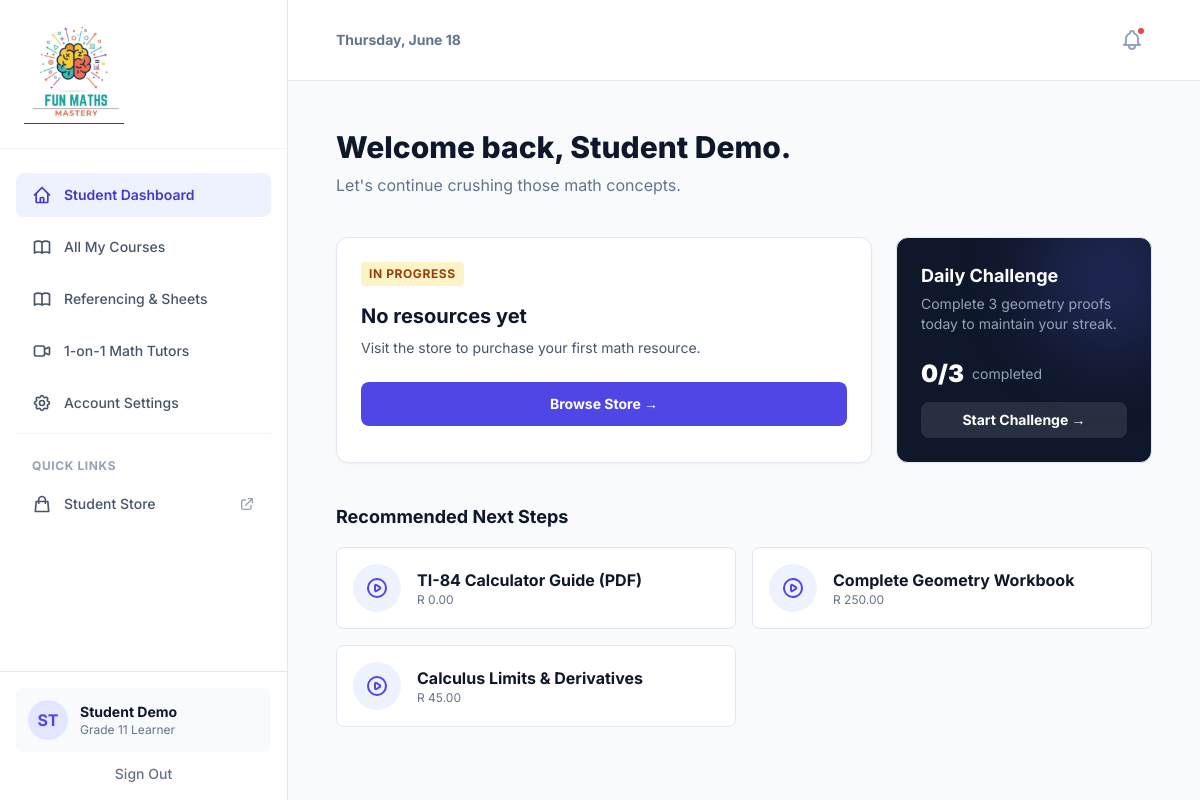
Page /app/dashboard.php (signed in) on the committed database.
### tables this page shows
CREATE TABLE products (
            id INTEGER PRIMARY KEY AUTOINCREMENT,
            title TEXT NOT NULL,
            description TEXT,
            price REAL NOT NULL,
            category TEXT DEFAULT 'General',
            file_type TEXT CHECK(file_type IN ('pdf','link')) NOT NULL,
            file_path TEXT NOT NULL,
            is_active INTEGER DEFAULT 1,
            created_at DATETIME DEFAULT CURRENT_TIMESTAMP
        );

### app/config/functions.php (called while the page is built, shortened)
<?php
function getUserPurchasedProducts($userId) {
    global $pdo;
    $stmt = $pdo->prepare("
        SELECT p.*, upa.purchase_date
        FROM user_product_access upa
        JOIN products p ON upa.product_id = p.id
        WHERE upa.user_id = ?
        ORDER BY upa.purchase_date DESC
    ");
    $stmt->execute([$userId]);
    return $stmt->fetchAll(PDO::FETCH_ASSOC);
}
function h($string) {
    return htmlspecialchars($string, ENT_QUOTES, 'UTF-8');
}
function getRecommendedProducts($userId, $limit = 3) {
    global $pdo;
    $stmt = $pdo->prepare("
        SELECT * FROM products
        WHERE is_active = 1
        AND id NOT IN (SELECT product_id FROM user_product_access WHERE user_id = ?)
        ORDER BY id DESC
        LIMIT ?
    ");
    $stmt->execute([$userId, $limit]);
    return $stmt->fetchAll(PDO::FETCH_ASSOC);
}
    ?>

### app/dashboard.php (the view, shortened to what this page needs)
<?php
require_once 'config/db.php';
require_once 'config/functions.php';
$userId = $_SESSION['user_id'];
$userName = $_SESSION['user_name'];
$purchased = getUserPurchasedProducts($userId);
$recommended = getRecommendedProducts($userId, 3);
?>
<!DOCTYPE html>
<html lang="en">
<head>
    <script src="https://cdn.tailwindcss.com"></script>
</head>
<body class="bg-slate-50 text-slate-900 font-sans antialiased h-screen overflow-hidden flex">
    <aside id="sidebar" class="w-72 bg-white border-r border-slate-200 flex flex-col justify-between z-30 fixed lg:static h-full closed shadow-2xl lg:shadow-none transform -translate-x-full lg:translate-x-0">
        <div class="flex flex-col h-full">
            <div class="px-6 py-6 border-b border-slate-100 flex justify-between items-center">
                <a href="dashboard.php" class="flex items-center gap-2">
                    <img src="assets/logo.jpeg" alt="Fun Maths Mastery" width="100" height="100">
                </a>
            </div>
            <div class="flex-1 overflow-y-auto px-4 py-6 flex flex-col">
                <nav class="space-y-2 flex-1">
                    <a href="dashboard.php" class="w-full flex items-center gap-3 px-4 py-3 text-sm font-semibold rounded-lg bg-brand-50 text-brand-700">
                        <svg class="w-5 h-5" fill="none" stroke="currentColor" viewBox="0 0 24 24"><path stroke-linecap="round" stroke-linejoin="round" stroke-width="2" d="M3 12l2-2m0 0l7-7 7 7M5 10v10a1 1 0 001 1h3m10-11l2 2m-2-2v10a1 1 0 01-1 1h-3m-6 0a1 1 0 001-1v-4a1 1 0 011-1h2a1 1 0 011 1v4a1 1 0 001 1m-6 0h6"></path></svg>
                        Student Dashboard
                    </a>
                    <a href="my-courses.php" class="w-full flex items-center gap-3 px-4 py-3 text-sm font-medium rounded-lg text-slate-600 hover:text-slate-900 hover:bg-slate-50">
                        All My Courses
                    </a>
                    <a href="library.php" class="w-full flex items-center gap-3 px-4 py-3 text-sm font-medium rounded-lg text-slate-600 hover:text-slate-900 hover:bg-slate-50">
                        Referencing & Sheets
                    </a>
                    <a href="tutoring.php" class="w-full flex items-center gap-3 px-4 py-3 text-sm font-medium rounded-lg text-slate-600 hover:text-slate-900 hover:bg-slate-50">
                        <svg class="w-5 h-5" fill="none" stroke="currentColor" viewBox="0 0 24 24"><path stroke-linecap="round" stroke-linejoin="round" stroke-width="2" d="M15 10l4.553-2.276A1 1 0 0121 8.618v6.764a1 1 0 01-1.447.894L15 14M5 18h8a2 2 0 002-2V8a2 2 0 00-2-2H5a2 2 0 00-2 2v8a2 2 0 002 2z"></path></svg>
                        1-on-1 Math Tutors
                    </a>
                    <a href="settings.php" class="w-full flex items-center gap-3 px-4 py-3 text-sm font-medium rounded-lg text-slate-600 hover:text-slate-900 hover:bg-slate-50">
                        Account Settings
                    </a>
                    <div class="mt-8 mb-2 px-4 text-xs font-bold text-slate-400 uppercase tracking-wider border-t border-slate-100 pt-6">Quick Links</div>
                    <a href="store.php" class="flex items-center gap-3 px-4 py-3 text-sm font-medium rounded-lg text-slate-600 hover:text-slate-900 hover:bg-slate-50 justify-between">
                        <span class="flex items-center gap-3"><svg class="w-5 h-5" fill="none" stroke="currentColor" viewBox="0 0 24 24"><path stroke-linecap="round" stroke-linejoin="round" stroke-width="2" d="M16 11V7a4 4 0 00-8 0v4M5 9h14l1 12H4L5 9z"></path></svg>Student Store</span>
                        <svg class="w-4 h-4 text-slate-400" fill="none" stroke="currentColor" viewBox="0 0 24 24"><path stroke-linecap="round" stroke-linejoin="round" stroke-width="2" d="M10 6H6a2 2 0 00-2 2v10a2 2 0 002 2h10a2 2 0 002-2v-4M14 4h6m0 0v6m0-6L10 14"></path></svg>
                    </a>
                </nav>
            </div>
            <div class="p-4 border-t border-slate-200">
                <div class="bg-slate-50 rounded-lg p-3 flex items-center gap-3">
                    <div class="w-10 h-10 rounded-full bg-brand-100 flex items-center justify-center text-brand-600 font-bold"><?= strtoupper(substr($userName, 0, 2)) ?></div>
                    <div class="flex-1 min-w-0">
                        <div class="text-sm font-bold text-slate-900 truncate"><?= h($userName) ?></div>
                        <div class="text-xs text-slate-500 truncate">Grade 11 Learner</div>
                    </div>
                </div>
                <a href="logout.php" class="w-full mt-3 text-center text-sm font-medium text-slate-500 hover:text-red-600 transition-colors block">Sign Out</a>
            </div>
        </div>
    </aside>
    <main class="flex-1 overflow-y-auto flex flex-col relative w-full">
        <header class="bg-white border-b border-slate-200 px-4 py-3 lg:py-5 lg:px-12 flex items-center justify-between sticky top-0 z-10">
            <div class="hidden lg:block"><p class="text-sm text-slate-500 font-bold" id="header-date"></p></div>
            <div class="flex items-center gap-4 ml-auto">
                <button class="relative p-2 text-slate-400 hover:text-brand-600 transition-colors rounded-full hover:bg-slate-50" onclick="alert('No new notifications.')">
                    <span class="absolute top-1.5 right-1.5 w-2.5 h-2.5 bg-red-500 border-2 border-white rounded-full"></span>
                </button>
            </div>
        </header>
        <div class="p-6 md:p-10 lg:p-12 max-w-6xl mx-auto w-full animate-fade-in">
            <header class="mb-8 md:mb-10">
                <h1 class="text-2xl md:text-3xl font-extrabold text-slate-900">Welcome back, <?= h($userName) ?>.</h1>
                <p class="text-slate-500 mt-2">Let's continue crushing those math concepts.</p>
            </header>
            <div class="grid grid-cols-1 lg:grid-cols-3 gap-6 mb-10">
                <div class="lg:col-span-2 border border-slate-200 rounded-xl p-6 bg-white shadow-sm">
                    <div class="flex justify-between items-start mb-4">
                        <span class="px-2 py-1 bg-amber-100 text-amber-800 text-xs font-bold uppercase tracking-wider rounded">In Progress</span>
                    </div>
                    <?php if(count($purchased) > 0):
                        $latest = $purchased[0]; ?>
                        <h3 class="text-xl font-bold text-slate-900 mb-2"><?= h($latest['title']) ?></h3>
                        <p class="text-sm text-slate-600 mb-6">Purchased on <?= date('d M Y', strtotime($latest['purchase_date'])) ?></p>
                        <a href="download.php?product_id=<?= $latest['id'] ?>" class="w-full py-3 px-4 bg-slate-900 rounded-lg text-sm font-bold text-white hover:bg-brand-600 transition-colors inline-block text-center">Access Resource →</a>
                    <?php else: ?>
                        <h3 class="text-xl font-bold text-slate-900 mb-2">No resources yet</h3>
                        <p class="text-sm text-slate-600 mb-6">Visit the store to purchase your first math resource.</p>
                        <a href="store.php" class="w-full py-3 px-4 bg-brand-600 rounded-lg text-sm font-bold text-white hover:bg-brand-700 transition-colors inline-block text-center">Browse Store →</a>
                    <?php endif; ?>
                </div>
                <div class="border border-slate-200 rounded-xl p-6 bg-slate-900 text-white flex flex-col relative overflow-hidden">
                    <div class="absolute -right-10 -top-10 w-40 h-40 bg-brand-500 rounded-full opacity-20 blur-2xl"></div>
                    <h3 class="text-lg font-bold mb-1 relative z-10">Daily Challenge</h3>
                    <p class="text-sm text-slate-400 mb-6 relative z-10">Complete 3 geometry proofs today to maintain your streak.</p>
                    <div class="mt-auto relative z-10">
                        <div class="flex items-center gap-2 mb-3"><span class="text-2xl font-black text-brand-400">0/3</span><span class="text-sm text-slate-400">completed</span></div>
                        <a href="store.php" class="w-full py-2 bg-white/10 hover:bg-white/20 rounded-lg text-sm font-bold transition-colors inline-block text-center">Start Challenge →</a>
                    </div>
                </div>
            </div>
            <h3 class="text-lg font-bold text-slate-900 mb-4">Recommended Next Steps</h3>
            <div class="grid grid-cols-1 md:grid-cols-2 gap-4">
                <?php if(empty($recommended)): ?>
                    <div class="border border-slate-200 rounded-lg p-4 bg-white text-slate-500 text-center">All resources purchased! Check back later for new content.</div>
                <?php else: ?>
                    <?php foreach($recommended as $rec): ?>
                        <a href="product.php?id=<?= $rec['id'] ?>" class="border border-slate-200 rounded-lg p-4 flex items-center gap-4 bg-white hover:border-brand-300 transition-colors group">
                            <div class="w-12 h-12 bg-indigo-50 rounded-full flex items-center justify-center text-brand-600 group-hover:scale-110 transition-transform">
                            </div>
                            <div><h4 class="font-bold text-slate-900"><?= h($rec['title']) ?></h4><p class="text-xs text-slate-500">R <?= number_format($rec['price'], 2) ?></p></div>
                        </a>
                    <?php endforeach; ?>
                <?php endif; ?>
            </div>
        </div>
    </main>
</body>
</html>

### app/dashboard.php (style rules this page uses)
.animate-fade-in { animation: fadeIn 0.3s ease-out forwards; }
#sidebar { transition: transform 0.3s ease-in-out; }

### rows in the picture
products: title "TI-84 Calculator Guide (PDF)", price "0.00"
products: title "Complete Geometry Workbook", price "250.00"
products: title "Calculus Limits & Derivatives", price "45.00"

### other values in the picture
substr($userName, 0, 2) "ST"
$userName "Student Demo"
